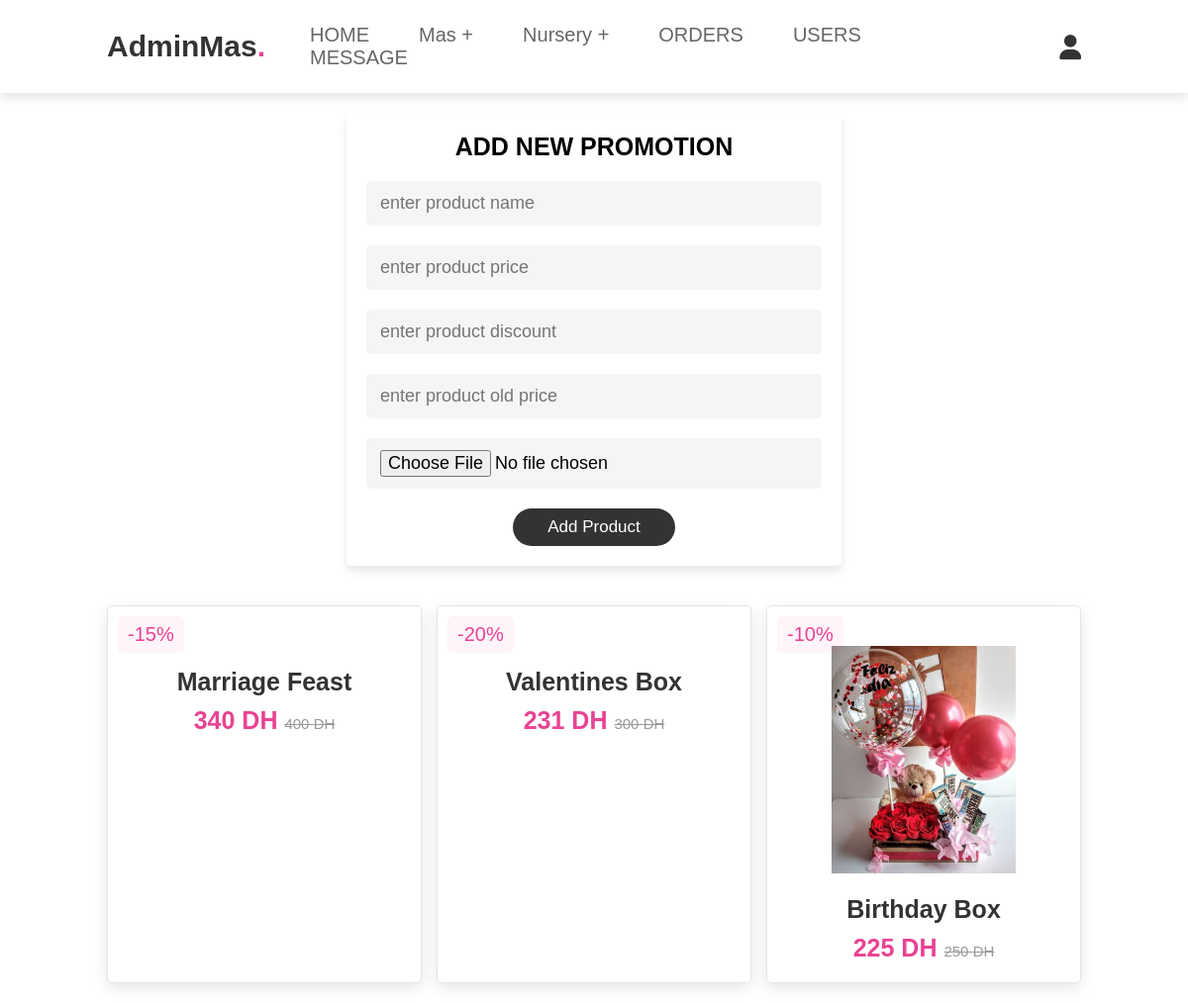
Page /admin_promo.php (signed in) on the committed database.
### tables this page shows
CREATE TABLE `promo` (
  `id` int(100) NOT NULL,
  `name` varchar(100) NOT NULL,
  `discount` int(10) NOT NULL,
  `price` int(100) NOT NULL,
  `image` varchar(100) NOT NULL,
  `old` int(100) NOT NULL,
  `quantity` int(100) NOT NULL
);

### admin_promo.php (the view, shortened to what this page needs)
<?php
@include 'configuration.php';
?>
<!DOCTYPE html>
<html lang="en">
<head>
   <link rel="stylesheet" href="https://cdnjs.cloudflare.com/ajax/libs/font-awesome/6.0.0/css/all.min.css">
   <link rel="stylesheet" href="styleadmin.css">
</head>
<body>
<?php @include 'admin_header.php'; ?>
<section class="add-products">
      <form action="" method="POST" enctype="multipart/form-data">
         <h3>Add new promotion</h3>
         <input type="text" class="box" required placeholder="enter product name" name="name">
         <input type="number" min="0" class="box" required placeholder="enter product price" name="price">
         <input type="number" min="0" class="box" required placeholder="enter product discount" name="discount">
         <input type="number" min="0" class="box" required placeholder="enter product old price" name="old_price">
         <input type="file" accept="image/jpg, image/jpeg, image/png" required class="box" name="image">
         <input type="submit" value="add product" name="add_product" class="btn">
      </form>
</section>
<section class="promo" id="promo">
   <div class="box-container">
      <?php
         $select_products = mysqli_query($conn, "SELECT * FROM `promo`") or die('query failed');
         if(mysqli_num_rows($select_products) > 0){
            while($fetch_products = mysqli_fetch_assoc($select_products)){
      ?>
      <div class="box">
         <div class="discount">-<?php echo $fetch_products['discount']; ?>%</div>
         <div class="image">
            <img class="image" src="images/<?php echo $fetch_products['image']; ?>" alt="">
         </div>
         <div class="content">
                  <h3><?php echo $fetch_products['name']; ?></h3>
                  <div class="price"><?php echo $fetch_products['price']; ?> DH  <span><?php echo $fetch_products['old']; ?> DH</span> </div>
         </div>
      </div>
      <?php
         }
      }else{
         echo '<p class="empty">no products added yet!</p>';
      }
      ?>
   </div>
</section>
</body>
</html>

### styleadmin.css (style rules this page uses)
:root { --pink:#e84393; --red:#963f69; --orange:#9f3861; --white:#fff; --light-color:#666; --light-white:#ccc; --light-bg:#f5f5f5; --border:.2rem solid var(--black); --box-shadow:0 .5rem 1rem rgba(0,0,0,.1); }
* { font-family: 'Rubik', sans-serif; margin:0; padding:0; box-sizing: border-box; outline: none; border:none; text-decoration: none; transition:all .2s linear; }
html { font-size: 62.5%; overflow-x: hidden; scroll-behavior: smooth; scroll-padding-top: 6.5rem; }
section { padding:3rem 2rem; }
.btn, .delete-btn, .option-btn { display: inline-block; border-radius: .5rem; margin-top: 1rem; font-size: 1.8rem; color:var(--white); cursor: pointer; padding:1rem 3rem; text-transform: capitalize; }
.btn { background-color: var(--pink); }
.add-products form { max-width: 50rem; border-radius: .5rem; background-color: var(--white); border:var(--pink); padding:2rem; text-align: center; margin:0 auto; box-shadow: var(--box-shadow); }
.add-products form h3 { font-size: 2.5rem; text-transform: uppercase; color:var(--black); margin-bottom: 1rem; }
.add-products form .box { width: 100%; margin:1rem 0; font-size: 1.8rem; color:var(--black); border-radius: .5rem; background-color: var(--light-bg); padding:1.2rem 1.4rem; border:var(--border); }
.btn { display: inline-block; margin-top: 1rem; border-radius: 5rem; background: #333; color: #fff; padding: .9rem 3.5rem; cursor: pointer; font-size: 1.7rem; text-align: center; }
.promo .box-container { display: flex; flex-wrap: wrap; gap: 1.5rem; }
.promo .box-container .box { flex:1 1 30rem; box-shadow:0 .5rem 1.5rem rgba(0,0,0,.1); border-radius: .5rem; border: .1rem solid rgba(0,0,0,.1); position: relative; }
.promo .box-container .box .discount { position: absolute; top: 1rem; left: 1rem; padding: .7rem 1rem; font-size: 2rem; color: var(--pink); background: rgba(255,51,153,.05); z-index: 1; border-radius: .5rem; }
.promo .box-container .box .image { position:relative; text-align:center; padding-top: 2rem; overflow: hidden; }
.promo .box-container .box .image img { height: 25rem; }
.promo .box-container .box .content { padding: 2rem; text-align: center; }
.promo .box-container .box .content h3 { font-size: 2.5rem; color: #333; }
.promo .box-container .box .content .price { font-size: 2.5rem; color: var(--pink); font-weight: bolder; padding-top: 1rem ; }
.promo .box-container .box .content .price span { font-size: 1.5rem; color: #999; font-weight: lighter; text-decoration: line-through; }

### style_notif.css (style rules this page uses)
:root { --pink:#e84393; --light-bg:#f5f5f5; --border:.2rem solid var(--black) ; --light-color:#666; --box-shadow:0 .5rem 1rem rgba(0,0,0,.1); }
* { margin:0;padding:0; font-family: Verdana, Geneva, Tahoma, sans-serif; outline: none ;border:none; text-decoration:none; text-transform: none; transition:.2s linear; }
html { font-size:62.5% ; scroll-behavior: smooth; scroll-padding-top: 6rem; overflow-x: hidden; }
section { padding:2rem 9%; }
.btn { display: inline-block; margin-top: 1rem; border-radius: 5rem; background: #333; color: #fff; padding: .9rem 3.5rem; cursor: pointer; font-size: 1.7rem; text-align: center; }

### rows in the picture
promo: discount "15", name "Marriage Feast", price "340", old "400"
promo: discount "20", name "Valentines Box", price "231", old "300"
promo: discount "10", image (picture), name "Birthday Box", price "225", old "250"
